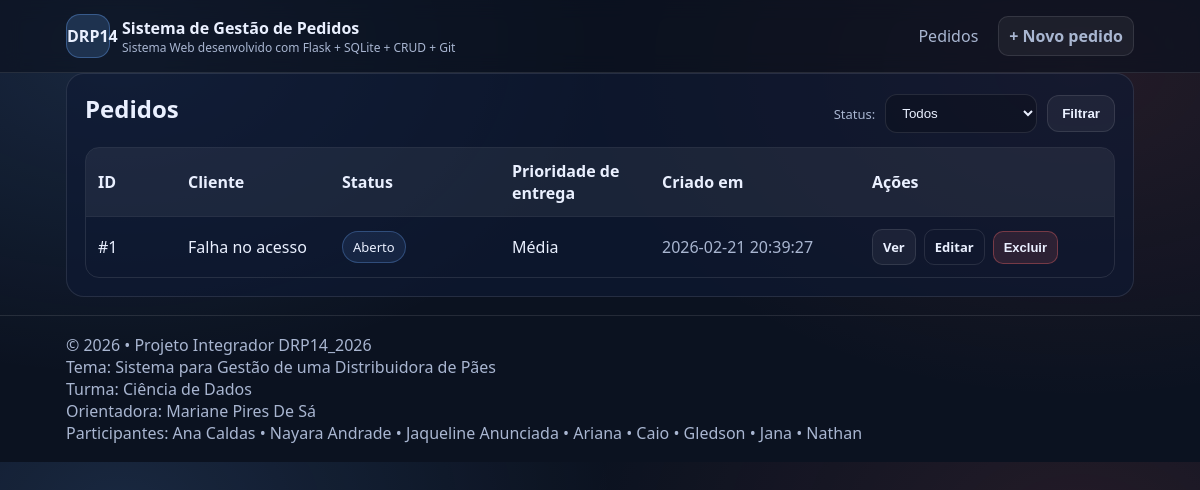
Before: / with the older database file.
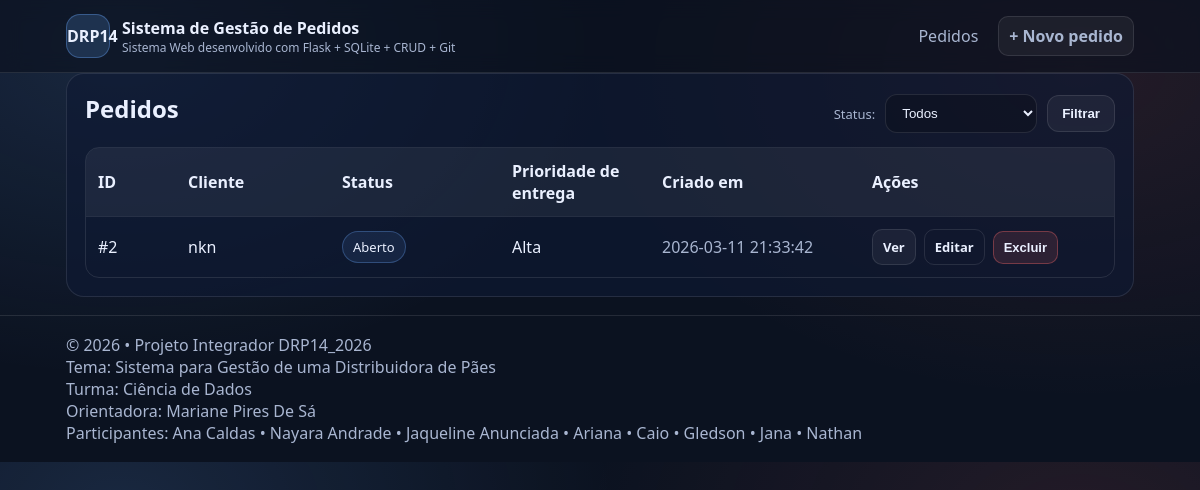
After: the same page with the newer database file.
### tables this page shows
CREATE TABLE chamados (
  id INTEGER PRIMARY KEY AUTOINCREMENT,
  titulo TEXT NOT NULL,
  descricao TEXT NOT NULL,
  status TEXT NOT NULL DEFAULT 'Aberto',
  prioridade TEXT NOT NULL DEFAULT 'Média',
  criado_em TEXT NOT NULL DEFAULT (datetime('now','localtime'))
);

### app.py (the view)
@app.get("/")
def index():
    ensure_db()
    db = get_db()
    status = request.args.get("status", "").strip()
    if status:
        rows = db.execute(
            "SELECT * FROM chamados WHERE status = ? ORDER BY id DESC",
            (status,),
        ).fetchall()
    else:
        rows = db.execute(
            "SELECT * FROM chamados ORDER BY id DESC"
        ).fetchall()
    return render_template("index.html", chamados=rows, status=status)

### app.py (called while the page is built)
def get_db() -> sqlite3.Connection:
    if "db" not in g:
        conn = sqlite3.connect(DB_PATH)
        conn.row_factory = sqlite3.Row
        g.db = conn
    return g.db

def ensure_db() -> None:
    if not DB_PATH.exists():
        init_db()

### templates/index.html (shortened to what this page needs)
{% extends "base.html" %}
{% block content %}
<section class="card">
  <div class="row">
    <h1>Pedidos</h1>
    <form class="filter" method="get" action="{{ url_for('index') }}">
      <label>Status:</label>
      <select name="status">
        <option value="" {% if not status %}selected{% endif %}>Todos</option>
      </select>
      <button class="btn" type="submit">Filtrar</button>
    </form>
  </div>
  {% if chamados|length == 0 %}
    <p class="muted">Nenhum pedido encontrado. Clique em <b>Novo pedido</b>.</p>
  {% else %}
    <div class="table">
      <div class="thead">
        <div>ID</div>
        <div>Cliente</div>
        <div>Status</div>
        <div>Prioridade de entrega</div>
        <div>Criado em</div>
        <div>Ações</div>
      </div>
      {% for c in chamados %}
      <div class="trow">
        <div>#{{ c["id"] }}</div>
        <div class="nowrap">{{ c["titulo"] }}</div>
        <div><span class="pill">{{ c["status"] }}</span></div>
        <div>{{ c["prioridade"] }}</div>
        <div class="muted">{{ c["criado_em"] }}</div>
        <div class="actions">
          <a class="btn small" href="{{ url_for('ver', chamado_id=c['id']) }}">Ver</a>
          <a class="btn small ghost" href="{{ url_for('editar', chamado_id=c['id']) }}">Editar</a>
          <form method="post" action="{{ url_for('excluir', chamado_id=c['id']) }}"
                onsubmit="return confirm('Excluir este pedido?');">
            <button class="btn small danger" type="submit">Excluir</button>
          </form>
        </div>
      </div>
      {% endfor %}
    </div>
  {% endif %}
</section>
{% endblock %}

### templates/base.html (shortened to what this page needs)
<!doctype html>
<html lang="pt-br">
<head>
  <link rel="stylesheet" href="{{ url_for('static', filename='style.css') }}" />
</head>
<body>
  <header class="top">
    <div class="container">
      <div class="brand">
        <div class="logo">DRP14</div>
        <div>
          <div class="title">Sistema de Gestão de Pedidos</div>
          <div class="subtitle">
            Sistema Web desenvolvido com Flask + SQLite + CRUD + Git
          </div>
        </div>
      </div>
      <nav class="nav">
        <a href="{{ url_for('index') }}">Pedidos</a>
        <a class="btn" href="{{ url_for('novo') }}">+ Novo pedido</a>
      </nav>
    </div>
  </header>
  <main class="container">
    {% block content %}{% endblock %}
  </main>
  <footer class="footer">
    <div class="container">
      <span>
        © 2026 • Projeto Integrador DRP14_2026 <br>
        Tema: Sistema para Gestão de uma Distribuidora de Pães <br>
        Turma: Ciência de Dados <br>
        Orientadora: Mariane Pires De Sá <br>
        Participantes:
        Ana Caldas • Nayara Andrade • Jaqueline Anunciada •
        Ariana • Caio • Gledson • Jana • Nathan
      </span>
    </div>
  </footer>
</body>
</html>

### static/style.css (style rules this page uses)
:root { --bg:#0b1220; --card:#0f1a33; --text:#eaf0ff; --muted:#a9b6d1; --border:rgba(255,255,255,.10); --accent:#6aa9ff; --danger:#ff6a6a; }
* { box-sizing:border-box; }
body { margin:0; font-family: system-ui, -apple-system, Segoe UI, Roboto, Arial, sans-serif; background: radial-gradient(900px 600px at 10% 10%, rgba(106,169,255,.14), transparent 55%), radial-gradient(900px 600px at 90% 15%, rgba(255,106,106,.10), transparent 55%), var(--bg); color:var(--text); }
.container { max-width: 1100px; margin:0 auto; padding: 0 16px; }
.top { position:sticky; top:0; backdrop-filter: blur(10px); background: rgba(11,18,32,.65); border-bottom:1px solid var(--border); }
.top .container { padding: 14px 16px; display:flex; align-items:center; justify-content:space-between; gap:12px; }
.brand { display:flex; align-items:center; gap:12px; }
.logo { width:44px; height:44px; border-radius:14px; display:grid; place-items:center; background: rgba(106,169,255,.18); border:1px solid rgba(106,169,255,.35); font-weight:800; }
.title { font-weight:800; }
.subtitle { color: var(--muted); font-size:12px; }
.nav { display:flex; gap:10px; align-items:center; flex-wrap:wrap; }
.nav a { color: var(--muted); text-decoration:none; padding: 8px 10px; border-radius:10px; }
main { padding: 18px 0; }
.card { background: rgba(15,26,51,.65); border: 1px solid var(--border); border-radius: 18px; padding: 18px; }
.row { display:flex; align-items:center; justify-content:space-between; gap:12px; flex-wrap:wrap; }
h1 { margin:0 0 10px; font-size:24px; }
.muted { color: var(--muted); }
.btn { display:inline-flex; align-items:center; justify-content:center; padding: 10px 14px; border-radius: 12px; border: 1px solid var(--border); background: rgba(255,255,255,.05); color: var(--text); text-decoration:none; cursor:pointer; font-weight:600; }
.btn.ghost { background: transparent; }
.btn.danger { border-color: rgba(255,106,106,.35); background: rgba(255,106,106,.12); }
.btn.small { padding: 8px 10px; border-radius: 10px; font-size: 13px; }
.table { margin-top: 12px; border:1px solid var(--border); border-radius:14px; overflow:hidden; }
.thead, .trow { display:grid; grid-template-columns: 80px 1.4fr 160px 140px 200px 230px; gap: 10px; padding: 12px; align-items:center; }
.thead { background: rgba(255,255,255,.06); font-weight:700; }
.trow { border-top:1px solid var(--border); }
.nowrap { white-space:nowrap; overflow:hidden; text-overflow:ellipsis; }
.actions { display:flex; gap:8px; align-items:center; }
.actions form { margin:0; }
.pill { display:inline-block; padding: 6px 10px; border-radius: 999px; border:1px solid rgba(106,169,255,.30); background: rgba(106,169,255,.10); color: var(--text); font-size: 13px; }
input, textarea, select { width:100%; padding: 10px 12px; border-radius: 12px; border: 1px solid var(--border); background: rgba(0,0,0,.20); color: var(--text); outline:none; }
label { color: var(--muted); font-size: 13px; }
.filter { display:flex; gap:10px; align-items:center; flex-wrap:wrap; }
.filter select { width:auto; }
.footer { border-top:1px solid var(--border); color: var(--muted); padding: 18px 0; margin-top: 18px; }

Changed rows visible on the page:
removed chamados: id "1", titulo "Falha no acesso", status "Aberto", prioridade "Média", criado_em "2026-02-21 20:39:27"
added chamados: id "2", titulo "nkn", status "Aberto", prioridade "Alta", criado_em "2026-03-11 21:33:42"
